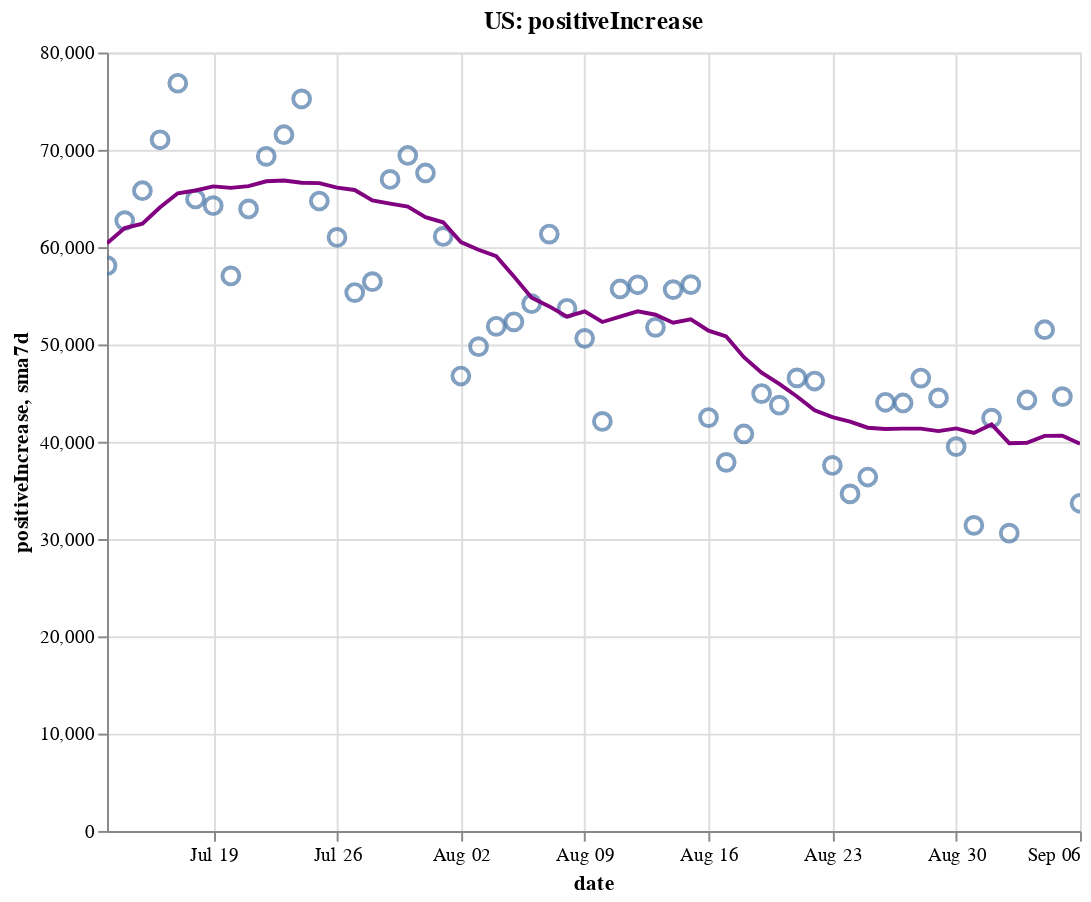

Source (notebook cell):
### Code cell
create_plot(us, 'positiveIncrease')

### Figure 1 — Vega-Lite specification as saved in the notebook (floating-point values rounded to 4 significant figures)
{"config": {"view": {"continuousWidth": 400, "continuousHeight": 300}}, "layer": [{"layer": [{"mark": {"type": "point", "size": 75}, "encoding": {"tooltip": [{"type": "temporal", "field": "date"}, {"type": "quantitative", "field": "positiveIncrease"}, {"type": "quantitative", "field": "sma7d"}], "x": {"type": "temporal", "field": "date"}, "y": {"type": "quantitative", "field": "positiveIncrease"}}, "selection": {"selector002": {"type": "interval", "bind": "scales", "encodings": ["x", "y"]}}}, {"mark": {"type": "line", "color": "purple"}, "encoding": {"x": {"type": "temporal", "field": "date"}, "y": {"type": "quantitative", "field": "sma7d"}}}]}, {"mark": {"type": "rule", "color": "#aaa"}, "encoding": {"x": {"type": "temporal", "field": "date"}}, "transform": [{"filter": {"selection": "selector001"}}]}, {"mark": "circle", "encoding": {"opacity": {"condition": {"value": 1, "selection": "selector001"}, "value": 0}, "tooltip": [{"type": "temporal", "field": "date"}, {"type": "quantitative", "field": "positiveIncrease"}, {"type": "quantitative", "field": "sma7d"}], "x": {"type": "temporal", "field": "date"}, "y": {"type": "quantitative", "field": "positiveIncrease"}}, "selection": {"selector001": {"type": "single", "encodings": ["x"], "on": "mouseover", "nearest": true, "empty": "none"}}}, {"mark": {"type": "text", "align": "left", "dx": 5, "dy": -5, "stroke": "white", "strokeWidth": 2}, "encoding": {"text": {"type": "quantitative", "field": "positiveIncrease"}, "tooltip": [{"type": "temporal", "field": "date"}, {"type": "quantitative", "field": "positiveIncrease"}, {"type": "quantitative", "field": "sma7d"}], "x": {"type": "temporal", "field": "date"}, "y": {"type": "quantitative", "field": "positiveIncrease"}}, "transform": [{"filter": {"selection": "selector001"}}]}, {"mark": {"type": "text", "align": "left", "dx": 5, "dy": -5}, "encoding": {"text": {"type": "quantitative", "field": "positiveIncrease"}, "tooltip": [{"type": "temporal", "field": "date"}, {"type": "quantitative", "field": "positiveIncrease"}, {"type": "quantitative", "field": "sma7d"}], "x": {"type": "temporal", "field": "date"}, "y": {"type": "quantitative", "field": "positiveIncrease"}}, "transform": [{"filter": {"selection": "selector001"}}]}], "data": {"name": "data-d8dff7ac008d18c425755026d7263555"}, "height": 400, "title": "US: positiveIncrease", "width": 500, "$schema": "https://vega.github.io/schema/vega-lite/v4.8.1.json", "datasets": {"data-d8dff7ac008d18c425755026d7263555": [{"date": "2020-07-13T00:00:00", "totalTestResultsIncrease": 691900.0, "positiveIncrease": 58100.0, "death": 127800.0, "deathIncrease": 327.0, "positiveRate": 0.084, "state": "US", "sma7d": 60390.0}, {"date": "2020-07-14T00:00:00", "totalTestResultsIncrease": 770000.0, "positiveIncrease": 62730.0, "death": 128600.0, "deathIncrease": 736.0, "positiveRate": 0.081, "state": "US", "sma7d": 61960.0}, {"date": "2020-07-15T00:00:00", "totalTestResultsIncrease": 773200.0, "positiveIncrease": 65800.0, "death": 129400.0, "deathIncrease": 858.0, "positiveRate": 0.085, "state": "US", "sma7d": 62400.0}, {"date": "2020-07-16T00:00:00", "totalTestResultsIncrease": 832400.0, "positiveIncrease": 71040.0, "death": 130400.0, "deathIncrease": 947.0, "positiveRate": 0.085, "state": "US", "sma7d": 64100.0}, {"date": "2020-07-17T00:00:00", "totalTestResultsIncrease": 839300.0, "positiveIncrease": 76840.0, "death": 131300.0, "deathIncrease": 951.0, "positiveRate": 0.092, "state": "US", "sma7d": 65530.0}, {"date": "2020-07-18T00:00:00", "totalTestResultsIncrease": 763600.0, "positiveIncrease": 64950.0, "death": 132200.0, "deathIncrease": 872.0, "positiveRate": 0.085, "state": "US", "sma7d": 65820.0}, {"date": "2020-07-19T00:00:00", "totalTestResultsIncrease": 786700.0, "positiveIncrease": 64260.0, "death": 132700.0, "deathIncrease": 527.0, "positiveRate": 0.082, "state": "US", "sma7d": 66240.0}, {"date": "2020-07-20T00:00:00", "totalTestResultsIncrease": 712400.0, "positiveIncrease": 57040.0, "death": 133100.0, "deathIncrease": 363.0, "positiveRate": 0.08, "state": "US", "sma7d": 66090.0}, {"date": "2020-07-21T00:00:00", "totalTestResultsIncrease": 754900.0, "positiveIncrease": 63930.0, "death": 134100.0, "deathIncrease": 1039.0, "positiveRate": 0.085, "state": "US", "sma7d": 66270.0}, {"date": "2020-07-22T00:00:00", "totalTestResultsIncrease": 801600.0, "positiveIncrease": 69330.0, "death": 135300.0, "deathIncrease": 1171.0, "positiveRate": 0.086, "state": "US", "sma7d": 66770.0}, {"date": "2020-07-23T00:00:00", "totalTestResultsIncrease": 845900.0, "positiveIncrease": 71550.0, "death": 136400.0, "deathIncrease": 1056.0, "positiveRate": 0.085, "state": "US", "sma7d": 66840.0}, {"date": "2020-07-24T00:00:00", "totalTestResultsIncrease": 933600.0, "positiveIncrease": 75240.0, "death": 137500.0, "deathIncrease": 1176.0, "positiveRate": 0.081, "state": "US", "sma7d": 66610.0}, {"date": "2020-07-25T00:00:00", "totalTestResultsIncrease": 791000.0, "positiveIncrease": 64740.0, "death": 138500.0, "deathIncrease": 1023.0, "positiveRate": 0.082, "state": "US", "sma7d": 66580.0}, {"date": "2020-07-26T00:00:00", "totalTestResultsIncrease": 851100.0, "positiveIncrease": 61000.0, "death": 139100.0, "deathIncrease": 559.0, "positiveRate": 0.072, "state": "US", "sma7d": 66120.0}, {"date": "2020-07-27T00:00:00", "totalTestResultsIncrease": 762700.0, "positiveIncrease": 55330.0, "death": 140200.0, "deathIncrease": 1060.0, "positiveRate": 0.073, "state": "US", "sma7d": 65870.0}, {"date": "2020-07-28T00:00:00", "totalTestResultsIncrease": 738100.0, "positiveIncrease": 56450.0, "death": 141300.0, "deathIncrease": 1122.0, "positiveRate": 0.076, "state": "US", "sma7d": 64810.0}, {"date": "2020-07-29T00:00:00", "totalTestResultsIncrease": 864500.0, "positiveIncrease": 66960.0, "death": 142800.0, "deathIncrease": 1492.0, "positiveRate": 0.077, "state": "US", "sma7d": 64470.0}, {"date": "2020-07-30T00:00:00", "totalTestResultsIncrease": 814700.0, "positiveIncrease": 69420.0, "death": 144000.0, "deathIncrease": 1259.0, "positiveRate": 0.085, "state": "US", "sma7d": 64160.0}, {"date": "2020-07-31T00:00:00", "totalTestResultsIncrease": 731900.0, "positiveIncrease": 67620.0, "death": 145400.0, "deathIncrease": 1312.0, "positiveRate": 0.092, "state": "US", "sma7d": 63080.0}, {"date": "2020-08-01T00:00:00", "totalTestResultsIncrease": 745700.0, "positiveIncrease": 61100.0, "death": 146500.0, "deathIncrease": 1190.0, "positiveRate": 0.082, "state": "US", "sma7d": 62560.0}, {"date": "2020-08-02T00:00:00", "totalTestResultsIncrease": 699500.0, "positiveIncrease": 46760.0, "death": 147000.0, "deathIncrease": 498.0, "positiveRate": 0.067, "state": "US", "sma7d": 60520.0}, {"date": "2020-08-03T00:00:00", "totalTestResultsIncrease": 745100.0, "positiveIncrease": 49770.0, "death": 147600.0, "deathIncrease": 519.0, "positiveRate": 0.067, "state": "US", "sma7d": 59730.0}, {"date": "2020-08-04T00:00:00", "totalTestResultsIncrease": 717100.0, "positiveIncrease": 51860.0, "death": 148800.0, "deathIncrease": 1255.0, "positiveRate": 0.072, "state": "US", "sma7d": 59070.0}, {"date": "2020-08-05T00:00:00", "totalTestResultsIncrease": 699600.0, "positiveIncrease": 52330.0, "death": 150200.0, "deathIncrease": 1346.0, "positiveRate": 0.075, "state": "US", "sma7d": 56980.0}, {"date": "2020-08-06T00:00:00", "totalTestResultsIncrease": 766600.0, "positiveIncrease": 54180.0, "death": 151400.0, "deathIncrease": 1251.0, "positiveRate": 0.071, "state": "US", "sma7d": 54800.0}, {"date": "2020-08-07T00:00:00", "totalTestResultsIncrease": 785400.0, "positiveIncrease": 61350.0, "death": 152700.0, "deathIncrease": 1333.0, "positiveRate": 0.078, "state": "US", "sma7d": 53910.0}, {"date": "2020-08-08T00:00:00", "totalTestResultsIncrease": 683400.0, "positiveIncrease": 53710.0, "death": 153800.0, "deathIncrease": 1089.0, "positiveRate": 0.079, "state": "US", "sma7d": 52850.0}, {"date": "2020-08-09T00:00:00", "totalTestResultsIncrease": 724000.0, "positiveIncrease": 50620.0, "death": 154400.0, "deathIncrease": 616.0, "positiveRate": 0.07, "state": "US", "sma7d": 53400.0}, {"date": "2020-08-10T00:00:00", "totalTestResultsIncrease": 740900.0, "positiveIncrease": 42090.0, "death": 154900.0, "deathIncrease": 426.0, "positiveRate": 0.057, "state": "US", "sma7d": 52310.0}, {"date": "2020-08-11T00:00:00", "totalTestResultsIncrease": 760000.0, "positiveIncrease": 55700.0, "death": 156200.0, "deathIncrease": 1326.0, "positiveRate": 0.073, "state": "US", "sma7d": 52860.0}, {"date": "2020-08-12T00:00:00", "totalTestResultsIncrease": 500200.0, "positiveIncrease": 56130.0, "death": 157700.0, "deathIncrease": 1517.0, "positiveRate": 0.112, "state": "US", "sma7d": 53400.0}, {"date": "2020-08-13T00:00:00", "totalTestResultsIncrease": 900300.0, "positiveIncrease": 51760.0, "death": 158900.0, "deathIncrease": 1163.0, "positiveRate": 0.057, "state": "US", "sma7d": 53050.0}, {"date": "2020-08-14T00:00:00", "totalTestResultsIncrease": 862300.0, "positiveIncrease": 55640.0, "death": 160100.0, "deathIncrease": 1216.0, "positiveRate": 0.065, "state": "US", "sma7d": 52240.0}, {"date": "2020-08-15T00:00:00", "totalTestResultsIncrease": 756700.0, "positiveIncrease": 56150.0, "death": 161300.0, "deathIncrease": 1219.0, "positiveRate": 0.074, "state": "US", "sma7d": 52580.0}, {"date": "2020-08-16T00:00:00", "totalTestResultsIncrease": 790400.0, "positiveIncrease": 42490.0, "death": 161900.0, "deathIncrease": 619.0, "positiveRate": 0.054, "state": "US", "sma7d": 51420.0}, {"date": "2020-08-17T00:00:00", "totalTestResultsIncrease": 670100.0, "positiveIncrease": 37880.0, "death": 162300.0, "deathIncrease": 407.0, "positiveRate": 0.057, "state": "US", "sma7d": 50820.0}, {"date": "2020-08-18T00:00:00", "totalTestResultsIncrease": 663600.0, "positiveIncrease": 40800.0, "death": 163500.0, "deathIncrease": 1196.0, "positiveRate": 0.061, "state": "US", "sma7d": 48690.0}, {"date": "2020-08-19T00:00:00", "totalTestResultsIncrease": 674000.0, "positiveIncrease": 44950.0, "death": 165000.0, "deathIncrease": 1420.0, "positiveRate": 0.067, "state": "US", "sma7d": 47090.0}, {"date": "2020-08-20T00:00:00", "totalTestResultsIncrease": 703300.0, "positiveIncrease": 43760.0, "death": 166100.0, "deathIncrease": 1134.0, "positiveRate": 0.062, "state": "US", "sma7d": 45950.0}, {"date": "2020-08-21T00:00:00", "totalTestResultsIncrease": 759100.0, "positiveIncrease": 46560.0, "death": 167200.0, "deathIncrease": 1123.0, "positiveRate": 0.061, "state": "US", "sma7d": 44660.0}, {"date": "2020-08-22T00:00:00", "totalTestResultsIncrease": 773800.0, "positiveIncrease": 46240.0, "death": 168200.0, "deathIncrease": 1029.0, "positiveRate": 0.06, "state": "US", "sma7d": 43240.0}, {"date": "2020-08-23T00:00:00", "totalTestResultsIncrease": 629500.0, "positiveIncrease": 37570.0, "death": 168800.0, "deathIncrease": 572.0, "positiveRate": 0.06, "state": "US", "sma7d": 42540.0}, {"date": "2020-08-24T00:00:00", "totalTestResultsIncrease": 692200.0, "positiveIncrease": 34640.0, "death": 169200.0, "deathIncrease": 343.0, "positiveRate": 0.05, "state": "US", "sma7d": 42070.0}, {"date": "2020-08-25T00:00:00", "totalTestResultsIncrease": 645600.0, "positiveIncrease": 36370.0, "death": 170300.0, "deathIncrease": 1147.0, "positiveRate": 0.056, "state": "US", "sma7d": 41440.0}, {"date": "2020-08-26T00:00:00", "totalTestResultsIncrease": 655700.0, "positiveIncrease": 44060.0, "death": 171600.0, "deathIncrease": 1298.0, "positiveRate": 0.067, "state": "US", "sma7d": 41310.0}, {"date": "2020-08-27T00:00:00", "totalTestResultsIncrease": 751900.0, "positiveIncrease": 43980.0, "death": 172700.0, "deathIncrease": 1129.0, "positiveRate": 0.058, "state": "US", "sma7d": 41350.0}, {"date": "2020-08-28T00:00:00", "totalTestResultsIncrease": 783200.0, "positiveIncrease": 46550.0, "death": 173800.0, "deathIncrease": 1023.0, "positiveRate": 0.059, "state": "US", "sma7d": 41340.0}, {"date": "2020-08-29T00:00:00", "totalTestResultsIncrease": 775600.0, "positiveIncrease": 44500.0, "death": 174800.0, "deathIncrease": 1015.0, "positiveRate": 0.057, "state": "US", "sma7d": 41100.0}, {"date": "2020-08-30T00:00:00", "totalTestResultsIncrease": 746500.0, "positiveIncrease": 39500.0, "death": 175200.0, "deathIncrease": 475.0, "positiveRate": 0.053, "state": "US", "sma7d": 41370.0}, {"date": "2020-08-31T00:00:00", "totalTestResultsIncrease": 685600.0, "positiveIncrease": 31410.0, "death": 175600.0, "deathIncrease": 366.0, "positiveRate": 0.046, "state": "US", "sma7d": 40910.0}, {"date": "2020-09-01T00:00:00", "totalTestResultsIncrease": 704300.0, "positiveIncrease": 42420.0, "death": 176600.0, "deathIncrease": 1027.0, "positiveRate": 0.06, "state": "US", "sma7d": 41770.0}, {"date": "2020-09-02T00:00:00", "totalTestResultsIncrease": 649600.0, "positiveIncrease": 30600.0, "death": 177700.0, "deathIncrease": 1032.0, "positiveRate": 0.047, "state": "US", "sma7d": 39850.0}, {"date": "2020-09-03T00:00:00", "totalTestResultsIncrease": 734200.0, "positiveIncrease": 44290.0, "death": 178700.0, "deathIncrease": 1070.0, "positiveRate": 0.06, "state": "US", "sma7d": 39900.0}, {"date": "2020-09-04T00:00:00", "totalTestResultsIncrease": 912000.0, "positiveIncrease": 51510.0, "death": 179700.0, "deathIncrease": 998.0, "positiveRate": 0.056, "state": "US", "sma7d": 40610.0}, {"date": "2020-09-05T00:00:00", "totalTestResultsIncrease": 806300.0, "positiveIncrease": 44640.0, "death": 180700.0, "deathIncrease": 915.0, "positiveRate": 0.055, "state": "US", "sma7d": 40620.0}, {"date": "2020-09-06T00:00:00", "totalTestResultsIncrease": 736700.0, "positiveIncrease": 33680.0, "death": 181100.0, "deathIncrease": 449.0, "positiveRate": 0.046, "state": "US", "sma7d": 39790.0}]}}
